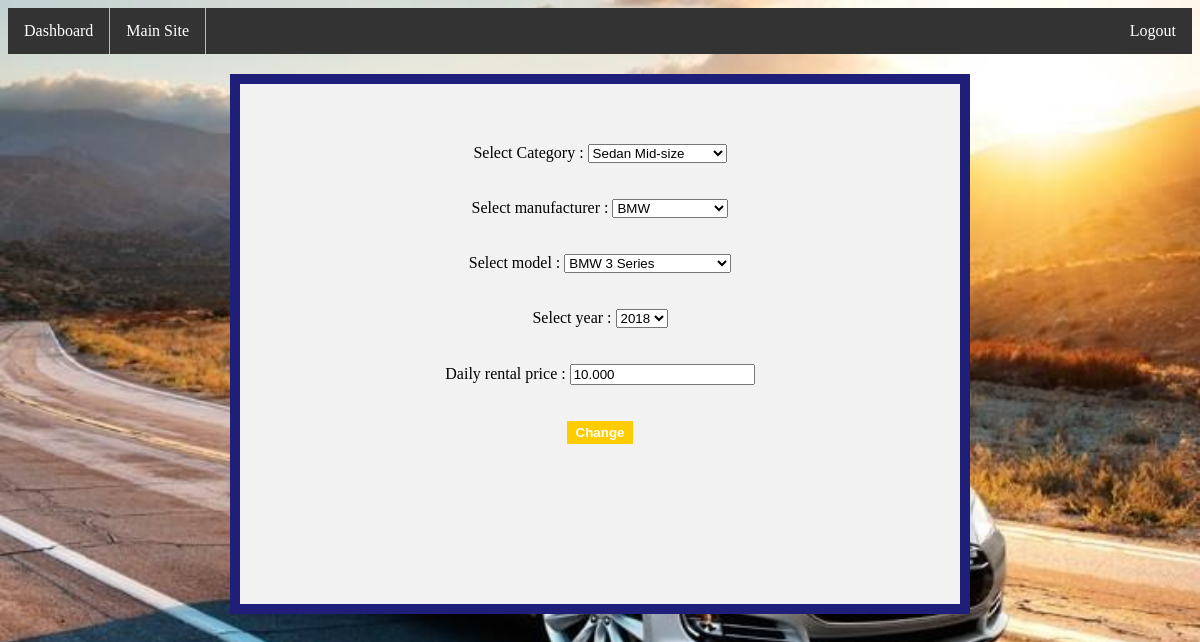
Screenshot of /EditCars.php?id=1 (signed in) with the database file from the repository.
### tables this page shows
CREATE TABLE `cars` (
  `id` int(10) UNSIGNED NOT NULL,
  `manufacturer_id` smallint(5) UNSIGNED NOT NULL,
  `model_id` mediumint(8) UNSIGNED NOT NULL,
  `make_year_id` smallint(5) UNSIGNED NOT NULL,
  `category_id` tinyint(3) UNSIGNED NOT NULL,
  `daily_rental_price` decimal(6,3) NOT NULL,
  `image` blob,
  `created_at` timestamp NOT NULL DEFAULT CURRENT_TIMESTAMP,
  `updated_at` timestamp NOT NULL DEFAULT '0000-00-00 00:00:00'
);

CREATE TABLE `car_categories` (
  `id` tinyint(3) UNSIGNED NOT NULL,
  `category` char(20) NOT NULL COMMENT 'e.g. SUV, Sedan, Hatchback',
  `created_at` timestamp NOT NULL DEFAULT CURRENT_TIMESTAMP,
  `updated_at` timestamp NOT NULL DEFAULT '0000-00-00 00:00:00'
);

CREATE TABLE `manufacturers` (
  `id` smallint(5) UNSIGNED NOT NULL,
  `manufacturer` varchar(30) NOT NULL,
  `created_at` timestamp NOT NULL DEFAULT CURRENT_TIMESTAMP,
  `updated_at` timestamp NOT NULL DEFAULT '0000-00-00 00:00:00'
);

CREATE TABLE `models` (
  `id` mediumint(8) UNSIGNED NOT NULL,
  `model` varchar(30) NOT NULL,
  `created_at` timestamp NOT NULL DEFAULT CURRENT_TIMESTAMP,
  `updated_at` timestamp NOT NULL DEFAULT '0000-00-00 00:00:00'
);

CREATE TABLE `make_years` (
  `id` smallint(5) UNSIGNED NOT NULL,
  `year` year(4) NOT NULL,
  `created_at` timestamp NOT NULL DEFAULT CURRENT_TIMESTAMP,
  `updated_at` timestamp NOT NULL DEFAULT '0000-00-00 00:00:00'
);

### Database.php (called while the page is built, shortened)
<?php
class Database
{
    public $dblink = null;
    public function connect()
    {
        $this->dblink = mysqli_connect(
            '10.31.40.60', '20900029', '20900029', '20900029'
        )
        or die('CAN NOT CONNECT');
    }
    public function singleFetch($sql)
    {
        $fet = null;
        if ($sql != null || $sql != '') {
            $res = mysqli_query($this->dblink, $sql);
            $fet = mysqli_fetch_object($res);
        }
        return $fet;
    }
    public function multiFetch($sql)
    {
        $result = [];
        $counter = 0;
        if ($sql != null || $sql != '') {
            if ($res = mysqli_query($this->dblink, $sql)) {
                while ($obj = mysqli_fetch_object($res)) {
                    $result[$counter] = $obj;
                    $counter++;
                }
            } else {
                var_dump(mysqli_error($this->dblink));
            }
            return $result;
        }
    }
}

### Dropdownfunctions.php (the view, shortened to what this page needs)
<?php
include_once 'Database.php';
class Dropdownfunctions {
     function year() {
        $q = "SELECT * FROM make_years";
        $db = new Database();
        if ($data = $db->multiFetch($q)) {
            for ($i = 0; $i < count($data); $i++) {
                echo '<option value="' . $data[$i]->id . '" >' . $data[$i]->year . '</option>';
            }
        }
    }
}

### Dropdownfunctions.php (the view, shortened to what this page needs)
<?php
include_once 'Database.php';
class Dropdownfunctions {
     function year() {
        $q = "SELECT * FROM make_years";
        $db = new Database();
        if ($data = $db->multiFetch($q)) {
            for ($i = 0; $i < count($data); $i++) {
                echo '<option value="' . $data[$i]->id . '" >' . $data[$i]->year . '</option>';
            }
        }
    }
}

### EditCars.php (shortened to what this page needs)
<!DOCTYPE html>
<html>
    <head>
    </head>
    <body>
        <?php
        include_once  'Dropdownfunctions.php';
        $drop = new Dropdownfunctions();
        if (isset($_GET['id'])) {
            $id = $_GET['id'];
        } elseif (isset($_POST['id'])) {
            $id = $_POST['id'];
        }
        include_once 'AdminHeader.php';
        include_once 'Database.php';
        $db = new Database();
        $q = 'SELECT daily_rental_price FROM cars WHERE id = ' . $id;
        $data = $db->singleFetch($q);
        $q2 = "SELECT c.id,cat.id as catid,cat.category,m.id as manid,m.manufacturer,mo.id as moid, mo.model,y.id as yearid,y.year,c.daily_rental_price
from cars c
JOIN car_categories cat on cat.id = c.category_id
join make_years y on y.id = c.make_year_id
join manufacturers m on m.id = c.manufacturer_id
join models mo on mo.id = c.model_id
where c.id = $id
";
        $data2 = $db->singleFetch($q2);
        ?>
    <center>
        <div id="edit">
            <form action="EditCars.php" method="post">
                Select Category : <select name="Category" >
<?php
echo '<option value="' . $data2->catid . '" selected ="' . $data2->category . '" >' . $data2->category . '</option>';
$drop->category();
?>
                </select>
                <br> <br> <br>
                Select manufacturer :  <select name="manufacturer">
                    <?php
                    echo '<option value="' . $data2->manid . '" selected ="' . $data2->manufacturer . '" >' . $data2->manufacturer . '</option>';
                    $drop->manufacture()
                    ?>
                </select>
                <br> <br> <br>
                Select model : <select name="model">
                    <?php
                    echo '<option value="' . $data2->moid . '" selected ="' . $data2->model . '" >' . $data2->model . '</option>';
                    $drop->model()
                    ?>
                </select>
                <br> <br> <br>
                Select year :  <select name="year">
                    <?php
                    echo '<option value="' . $data2->yearid . '" selected ="' . $data2->year . '" >' . $data2->year . '</option>';
                    $drop->year()
                    ?>
                </select>
                <br> <br> <br>
                Daily rental price :
                <input  name="price" type="text" value="<?php echo $data->daily_rental_price ?>" >
                <br> <br> <br>
                <div align="center">
                    <input type ="submit" class ="Button SubButton" value ="Change" />
                </div>
            </form>
        </div>
    </center>
</body>
</html>

### css/cars.css (style rules this page uses)
body { background-image: url(../images/back.jpg); background-repeat: no-repeat; background-size: 100%; }
#edit { width: 600px; height: 400px; margin: 20px 10px; padding: 60px; border: 10px solid #1f1f7a; background-color: #f2f2f2; }
.SubButton { background-color: #ffcc00; color: white; border: 3px solid #ffcc00; font-weight: bold; }

### rows the page displays
cars: Category "Sedan Mid-size", manufacturer "BMW", model "BMW 3 Series", year "2018", price "10.000"
